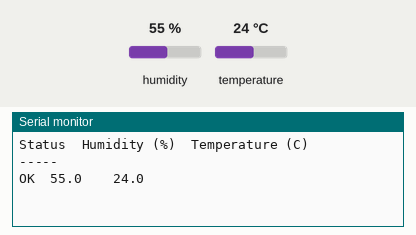
Simulated run of this sketch. Board: Arduino Uno, built with avr-gcc and run on an emulated ATmega328P. On the bench: the last lines printed to the serial monitor. The inputs (shaded band) are chosen by the test bench; at power-on: humidity 55 %, temperature 24 °C.

Above: at 3.2 s.
3.3 s: humidity set to 22 %
At 8.2 s:
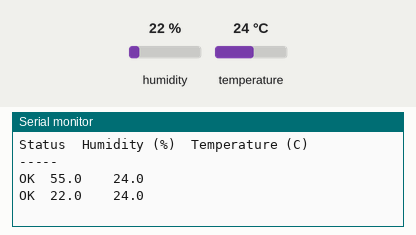
8.9 s: temperature set to 12 °C
At 12.4 s:
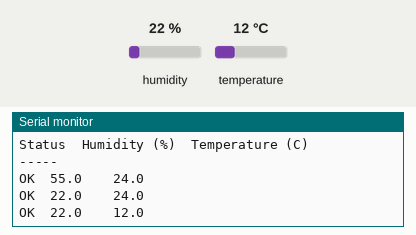
14.5 s: humidity set to 40 %
At 17.8 s:
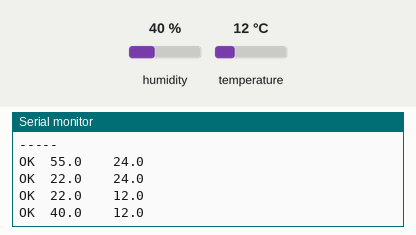
Timing chart, 0 to 19.3 s (numbered marks = the images above; inputs shaded):
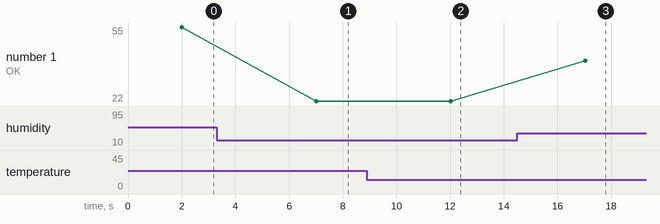

Measured:
- after the input at 3.3 s, the serial monitor: prints a new line after 3.7 s (image 1)
- after the input at 8.9 s, the serial monitor: prints a new line after 3.1 s (image 2)
- after the input at 14.5 s, the serial monitor: prints a new line after 2.5 s (image 3)
- plotted number 1: 55 → 22 after the input at 3.3 s, 22 → 40 after the input at 14.5 s

The sketch:

thermometer.ino
```cpp
#include "DHTesp.h"
DHTesp dht;

void setup()
{
  Serial.begin(115200);
  Serial.println();
  Serial.println("Status\tHumidity (%)\tTemperature (C)");
  delay(2000);
  Serial.println("-----");
  dht.setup(2); // Connect DHT sensor to GPIO 2
}

void loop()
{
  float humidity = dht.getHumidity();
  float temperature = dht.getTemperature();

  Serial.print(dht.getStatusString());
  Serial.print("\t");
  Serial.print(humidity, 1);
  Serial.print("\t\t");
  Serial.print(temperature, 1);
  Serial.println("\t\t");

  delay(5000);
}
```
